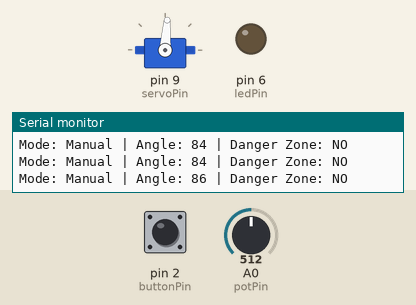
A sketch run on a simulated Arduino Uno, built with avr-gcc and run on an emulated ATmega328P. On the bench: servo, output pins drawn as LEDs (lit = HIGH), the last lines printed to the serial monitor. The inputs (shaded band) are chosen by the test bench; at power-on: A0 (potPin) = 512, pin 2 (buttonPin) HIGH.

Above: at 0.94 s.
1.3 s: A0 (potPin) set to 716
At 3.3 s:
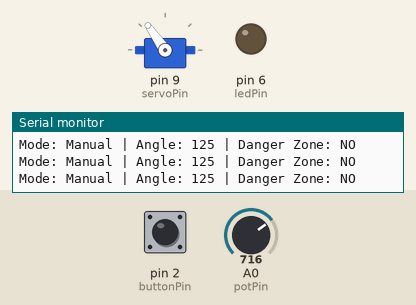
4.3 s: pin 2 (buttonPin) pulled LOW for 0.15 s
7.3 s: pin 2 (buttonPin) pulled LOW for 1 s
At 8.0 s:
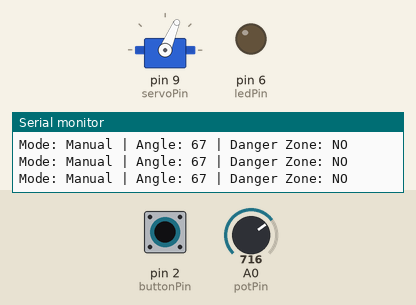
11.3 s: A0 (potPin) set to 1023
At 13.5 s:
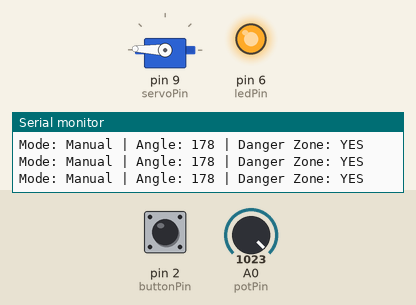
14.3 s: A0 (potPin) set to 511
At 16.9 s:
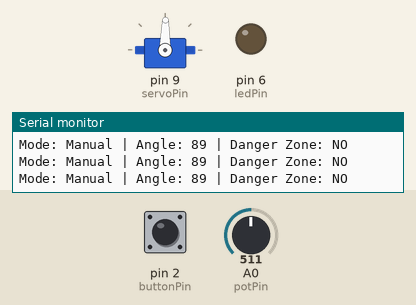
17.3 s: pin 2 (buttonPin) pulled LOW for 0.15 s
At 18.3 s:
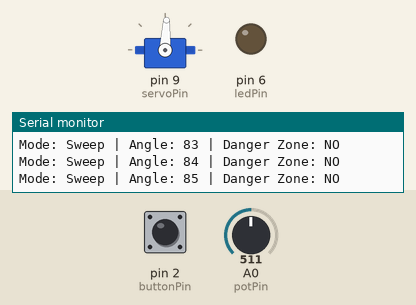
Timing chart, 0 to 40.4 s (numbered marks = the images above; inputs shaded):
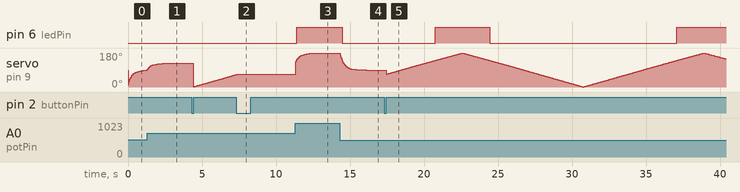

The sketch:

servo_trial.ino
```cpp
#include <Servo.h>

Servo myServo;

// Pin definitions
const int potPin = A0;
const int servoPin = 9;
const int buttonPin = 2;
const int ledPin = 6;

// Servo control
int servoAngle = 90;
int targetAngle = 90;
int lastServoAngle = 90;

// Filtering
float filteredPotValue = 0;
const float alpha = 0.15;   // Smaller value = smoother signal

// Deadband
const int deadband = 2;     // Ignore changes smaller than 2 degrees

// Mode control
bool manualMode = true;

// Button debounce
bool lastButtonState = HIGH;
bool currentButtonState = HIGH;
unsigned long lastDebounceTime = 0;
const unsigned long debounceDelay = 50;

// Timing
unsigned long lastControlTime = 0;
const unsigned long controlInterval = 20;

// Sweep mode variables
int sweepAngle = 0;
int sweepDirection = 1;

// Safety zone
const int dangerAngle = 140;

void setup() {
  myServo.attach(servoPin);

  pinMode(buttonPin, INPUT_PULLUP);
  pinMode(ledPin, OUTPUT);

  Serial.begin(9600);

  myServo.write(servoAngle);

  Serial.println("Smart Servo Controller Started");
  Serial.println("Mode: Manual");
}

void loop() {
  handleButton();

  unsigned long currentTime = millis();

  if (currentTime - lastControlTime >= controlInterval) {
    lastControlTime = currentTime;

    if (manualMode) {
      manualServoControl();
    } else {
      sweepServoControl();
    }

    safetyCheck();
    printStatus();
  }
}

void handleButton() {
  bool reading = digitalRead(buttonPin);

  if (reading != lastButtonState) {
    lastDebounceTime = millis();
  }

  if ((millis() - lastDebounceTime) > debounceDelay) {
    if (reading != currentButtonState) {
      currentButtonState = reading;

      if (currentButtonState == LOW) {
        manualMode = !manualMode;

        if (manualMode) {
          Serial.println("Mode changed to: Manual");
        } else {
          Serial.println("Mode changed to: Sweep");
        }
      }
    }
  }

  lastButtonState = reading;
}

void manualServoControl() {
  int rawPotValue = analogRead(potPin);

  filteredPotValue = alpha * rawPotValue + (1 - alpha) * filteredPotValue;

  targetAngle = map(filteredPotValue, 0, 1023, 0, 180);

  if (abs(targetAngle - lastServoAngle) >= deadband) {
    servoAngle = targetAngle;
    myServo.write(servoAngle);
    lastServoAngle = servoAngle;
  }
}

void sweepServoControl() {
  sweepAngle += sweepDirection;

  if (sweepAngle >= 180) {
    sweepAngle = 180;
    sweepDirection = -1;
  }

  if (sweepAngle <= 0) {
    sweepAngle = 0;
    sweepDirection = 1;
  }

  servoAngle = sweepAngle;
  myServo.write(servoAngle);
}

void safetyCheck() {
  if (servoAngle > dangerAngle) {
    digitalWrite(ledPin, HIGH);
  } else {
    digitalWrite(ledPin, LOW);
  }
}

void printStatus() {
  Serial.print("Mode: ");

  if (manualMode) {
    Serial.print("Manual");
  } else {
    Serial.print("Sweep");
  }

  Serial.print(" | Angle: ");
  Serial.print(servoAngle);

  Serial.print(" | Danger Zone: ");

  if (servoAngle > dangerAngle) {
    Serial.println("YES");
  } else {
    Serial.println("NO");
  }
}
```

Measured:
- after the input at 1.3 s, servo on pin 9 (servoPin): moves from 88° to 125° over 1.0 s, starting at once
- after the input at 7.3 s, pin 6 (ledPin): stays LOW (without the input it goes to HIGH after 3.4 s); servo on pin 9 (servoPin): goes on until 7.4 s, then stays 67°
- after the input at 11.3 s, pin 6 (ledPin): LOW → HIGH after 0.12 s; servo on pin 9 (servoPin): moves from 67° to 178° over 0.95 s, starting at once
- after the input at 14.3 s, pin 6 (ledPin): HIGH → LOW after 0.18 s
